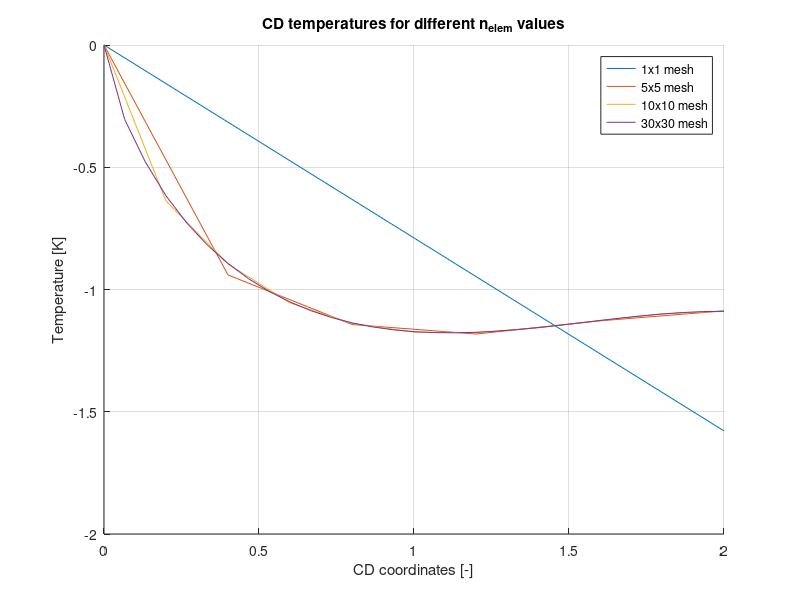

Here is the MATLAB script that generated this plot:
% Code to plot temperature lines for different mesh sizes.

line1 = [0 0
2 -1.57832];

line5 = [0 0
0.40000001 -0.94037402
0.80000001 -1.143142
1.2 -1.1820821
1.6 -1.128162
2 -1.087373];

line10 = [0 0
0.2 -0.63817
0.40000001 -0.89582098
0.60000002 -1.054783
0.80000001 -1.138821
1 -1.174486
1.2 -1.176289
1.4 -1.156532
1.6 -1.1268049
1.8 -1.099843
2 -1.088568];

line30 = [0 0
0.0666667 -0.30405399
0.133333 -0.478358
0.2 -0.61679202
0.26666701 -0.72726101
0.33333299 -0.81813699
0.40000001 -0.89347798
0.466667 -0.95616502
0.533333 -1.008217
0.60000002 -1.051168
0.66666698 -1.086221
0.73333299 -1.114354
0.80000001 -1.1363879
0.86666697 -1.1530271
0.93333298 -1.164889
1 -1.172526
1.0666699 -1.176441
1.13333 -1.177103
1.2 -1.174951
1.26667 -1.1704119
1.33333 -1.163902
1.4 -1.155839
1.46667 -1.146649
1.53333 -1.136776
1.6 -1.126685
1.66667 -1.1168669
1.73333 -1.107833
1.8 -1.100096
1.86667 -1.094141
1.9333301 -1.090377
2 -1.0890861];

figure
hold on
plot(line1(:,1),line1(:,2));
plot(line5(:,1),line5(:,2));
plot(line10(:,1),line10(:,2));
plot(line30(:,1),line30(:,2));
xlabel('CD coordinates [-]');
ylabel('Temperature [K]');
legend('1x1 mesh', '5x5 mesh', '10x10 mesh', '30x30 mesh');
title('CD temperatures for different n_{elem} values')
grid on
hold off